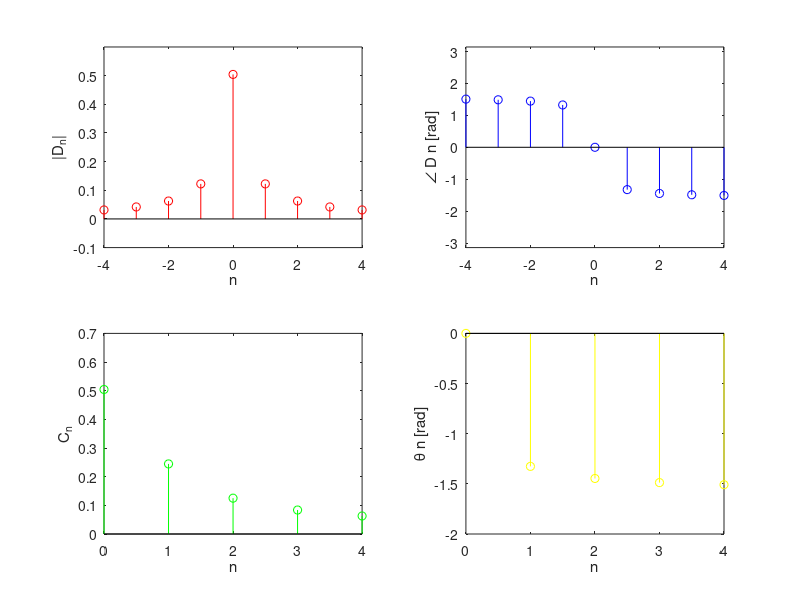

Reproduce this figure in MATLAB.
T_0=pi;
N_0=256;
T=T_0/N_0;
t=(0:T:T*(N_0-1));
M=4;
x= exp(-t/2);
x(1)=(exp(-pi/2)+1)/2;

D_n= fft(x)/N_0;
n=[-N_0/2:N_0/2-1];
clf;
subplot(2,2,1);
stem(n,abs(fftshift(D_n)),'r');
axis([-M M -.1 .6]);
xlabel('n');
ylabel('|D_n|');
subplot(2,2,2);
stem(n, angle(fftshift(D_n)),'b');
axis([-M M -pi pi]);
xlabel('n');
ylabel('\angle D n [rad]');

n=[0:M];
C_n=abs(D_n(1));
C_n(2:M+1)=2*abs(D_n(2:M+1));
theta_n=angle(D_n(1));
theta_n(2:M+1)=angle(D_n(2:M+1));
subplot(2,2,3);
stem(n,C_n,'g');
xlabel ('n'); ylabel('C_n');
subplot(2,2,4);
stem(n,theta_n,'y');
xlabel ('n'); ylabel('\theta n [rad]');


